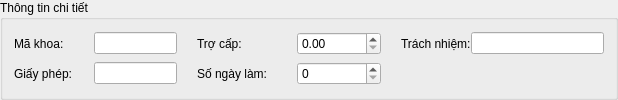
      <widget class="QGroupBox" name="detailInfo_groupBox">
       <property name="title">
        <string>Thông tin chi tiết</string>
       </property>
       <layout class="QGridLayout" name="gridLayout" columnstretch="4,4,5">
        <property name="horizontalSpacing">
         <number>20</number>
        </property>
        <item row="0" column="0">
         <layout class="QHBoxLayout" name="specialty_horizontalLayout">
          <item>
           <widget class="QLabel" name="specialty_label">
            <property name="sizePolicy">
             <sizepolicy hsizetype="Minimum" vsizetype="Preferred">
              <horstretch>0</horstretch>
              <verstretch>0</verstretch>
             </sizepolicy>
            </property>
            <property name="minimumSize">
             <size>
              <width>80</width>
              <height>0</height>
             </size>
            </property>
            <property name="text">
             <string>Mã khoa:</string>
            </property>
           </widget>
          </item>
          <item>
           <widget class="QLineEdit" name="specialty_lineEdit"/>
          </item>
         </layout>
        </item>
        <item row="0" column="1">
         <layout class="QHBoxLayout" name="subsidies_horizontalLayout">
          <item>
           <widget class="QLabel" name="subsidies_label">
            <property name="sizePolicy">
             <sizepolicy hsizetype="Minimum" vsizetype="Preferred">
              <horstretch>0</horstretch>
              <verstretch>0</verstretch>
             </sizepolicy>
            </property>
            <property name="minimumSize">
             <size>
              <width>100</width>
              <height>0</height>
             </size>
            </property>
            <property name="text">
             <string>Trợ cấp:</string>
            </property>
           </widget>
          </item>
          <item>
           <widget class="QDoubleSpinBox" name="subsidies_doubleSpinBox">
            <property name="sizePolicy">
             <sizepolicy hsizetype="Expanding" vsizetype="Fixed">
              <horstretch>0</horstretch>
              <verstretch>0</verstretch>
             </sizepolicy>
            </property>
            <property name="maximum">
             <double>1000000000.000000000000000</double>
            </property>
            <property name="singleStep">
             <double>100000.000000000000000</double>
            </property>
           </widget>
          </item>
         </layout>
        </item>
        <item row="0" column="2">
         <layout class="QHBoxLayout" name="duty_horizontalLayout">
          <item>
           <widget class="QLabel" name="duty_label">
            <property name="sizePolicy">
             <sizepolicy hsizetype="Minimum" vsizetype="Preferred">
              <horstretch>0</horstretch>
              <verstretch>0</verstretch>
             </sizepolicy>
            </property>
            <property name="text">
             <string>Trách nhiệm:</string>
            </property>
           </widget>
          </item>
          <item>
           <widget class="QLineEdit" name="duty_lineEdit"/>
          </item>
         </layout>
        </item>
        <item row="1" column="0">
         <layout class="QHBoxLayout" name="license_horizontalLayout">
          <item>
           <widget class="QLabel" name="license_label">
            <property name="sizePolicy">
             <sizepolicy hsizetype="Minimum" vsizetype="Preferred">
              <horstretch>0</horstretch>
              <verstretch>0</verstretch>
             </sizepolicy>
            </property>
            <property name="minimumSize">
             <size>
              <width>80</width>
              <height>0</height>
             </size>
            </property>
            <property name="text">
             <string>Giấy phép:</string>
            </property>
           </widget>
          </item>
          <item>
           <widget class="QLineEdit" name="license_lineEdit"/>
          </item>
         </layout>
        </item>
        <item row="1" column="1">
         <layout class="QHBoxLayout" name="workingDays_horizontalLayout">
          <item>
           <widget class="QLabel" name="workingDays_label">
            <property name="sizePolicy">
             <sizepolicy hsizetype="Minimum" vsizetype="Preferred">
              <horstretch>0</horstretch>
              <verstretch>0</verstretch>
             </sizepolicy>
            </property>
            <property name="minimumSize">
             <size>
              <width>100</width>
              <height>0</height>
             </size>
            </property>
            <property name="text">
             <string>Số ngày làm:</string>
            </property>
           </widget>
          </item>
          <item>
           <widget class="QSpinBox" name="workingDays_spinBox">
            <property name="sizePolicy">
             <sizepolicy hsizetype="Expanding" vsizetype="Fixed">
              <horstretch>0</horstretch>
              <verstretch>0</verstretch>
             </sizepolicy>
            </property>
            <property name="maximum">
             <number>31</number>
            </property>
           </widget>
          </item>
         </layout>
        </item>
       </layout>
      </widget>
